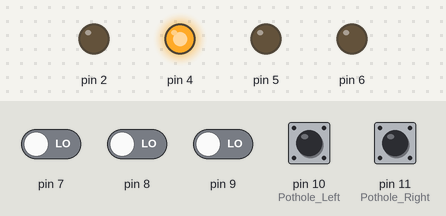
Bench run of a sketch on a simulated Arduino Uno, built with avr-gcc and run on an emulated ATmega328P. Shown: output pins drawn as LEDs (lit = HIGH). The inputs (shaded band) are chosen by the test bench; at power-on: pin 10 (Pothole_Left), pin 11 (Pothole_Right) HIGH, pin 7–9 LOW.

Above: at 1.2 s.
1.3 s: pin 7 driven HIGH
At 2.2 s:
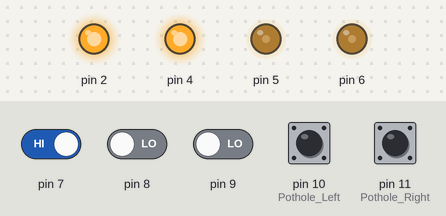
2.8 s: pin 9 driven HIGH
At 3.3 s:
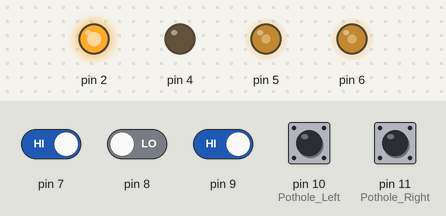
4.3 s: pin 7 driven LOW
At 5.5 s:
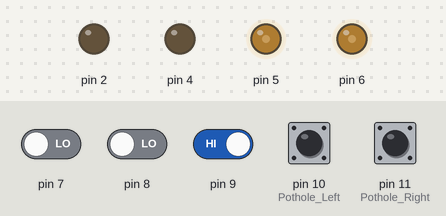
5.8 s: pin 8 driven HIGH
At 6.8 s:
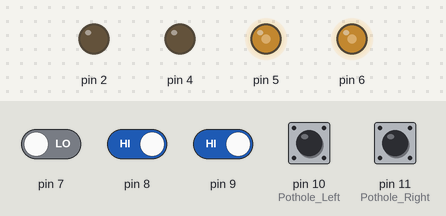
7.3 s: pin 10 (Pothole_Left) pulled LOW for 0.15 s
At 7.37 s:
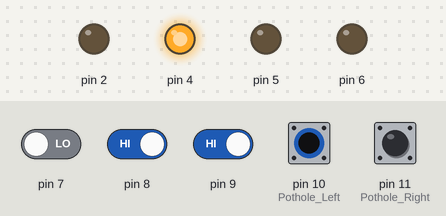
Timing chart, 0 to 9.9 s (numbered marks = the images above; inputs shaded):
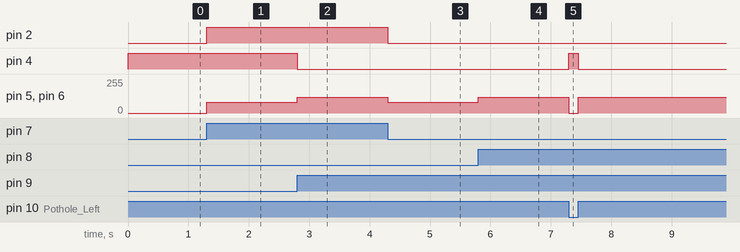

Measured:
- after the input at 1.3 s, pin 2: LOW → HIGH at once; pin 5, pin 6: 0/255 → 80/255 at once
- after the input at 2.8 s, pin 4: HIGH → LOW at once; pin 5, pin 6: 80/255 → 120/255 at once
- after the input at 4.3 s, pin 2: HIGH → LOW at once; pin 5, pin 6: 120/255 → 80/255 at once
- after the input at 5.8 s, pin 5, pin 6: 80/255 → 120/255 at once
- after the input at 7.3 s, pin 4: LOW → HIGH at once, → LOW 0.15 s later; pin 5, pin 6: 120/255 → 0/255 at once, → 120/255 0.15 s later

The sketch:

car2..ino
```cpp
void Infrared_Tracing() {
  int Left_Tra_Value = 0;
  int Center_Tra_Value = 0;
  int Right_Tra_Value = 0;
  int White = 0;
  Left_Tra_Value = digitalRead(7);
  Center_Tra_Value = digitalRead(8);
  Right_Tra_Value = digitalRead(9);

  // Read pothole sensors
  int Pothole_L = digitalRead(10);
  int Pothole_R = digitalRead(11);

  // If a pothole is detected by either outer sensor, stop immediately
  if (Pothole_L == White || Pothole_R == White) {
    digitalWrite(2, LOW);
    analogWrite(5, 0);
    digitalWrite(4, HIGH);
    analogWrite(6, 0);
    return; // Stop processing further movement
  }
  if (Left_Tra_Value != White &&
      (Center_Tra_Value == White && Right_Tra_Value != White)) {
    digitalWrite(2, HIGH);
    analogWrite(5, 120);
    digitalWrite(4, LOW);
    analogWrite(6, 120);

  } else if (Left_Tra_Value == White &&
             (Center_Tra_Value == White && Right_Tra_Value != White)) {
    digitalWrite(2, LOW);
    analogWrite(5, 80);
    digitalWrite(4, LOW);
    analogWrite(6, 80);
  } else if (Left_Tra_Value == White &&
             (Center_Tra_Value != White && Right_Tra_Value != White)) {
    digitalWrite(2, LOW);
    analogWrite(5, 120);
    digitalWrite(4, LOW);
    analogWrite(6, 120);
  } else if (Left_Tra_Value != White &&
             (Center_Tra_Value != White && Right_Tra_Value == White)) {
    digitalWrite(2, HIGH);
    analogWrite(5, 120);
    digitalWrite(4, HIGH);
    analogWrite(6, 120);
  } else if (Left_Tra_Value != White &&
             (Center_Tra_Value == White && Right_Tra_Value == White)) {
    digitalWrite(2, HIGH);
    analogWrite(5, 80);
    digitalWrite(4, HIGH);
    analogWrite(6, 80);
  } else if (Left_Tra_Value == White &&
             (Center_Tra_Value == White && Right_Tra_Value == White)) {
    digitalWrite(2, LOW);
    analogWrite(5, 0);
    digitalWrite(4, HIGH);
    analogWrite(6, 0);
  }
}

void setup() {
  Serial.begin(9600);
  pinMode(7, INPUT);
  pinMode(8, INPUT);
  pinMode(9, INPUT);
  pinMode(10, INPUT_PULLUP); // Pothole Left (using pullup to prevent ghost stops)
  pinMode(11, INPUT_PULLUP); // Pothole Right (using pullup to prevent ghost stops)
  pinMode(2, OUTPUT);
  pinMode(5, OUTPUT);
  pinMode(4, OUTPUT);
  pinMode(6, OUTPUT);
}

void loop() { Infrared_Tracing(); }
```
